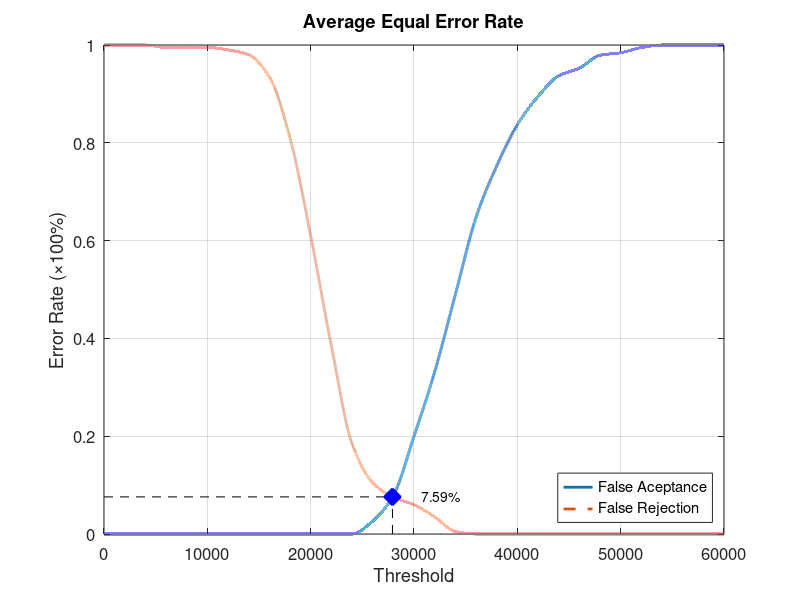
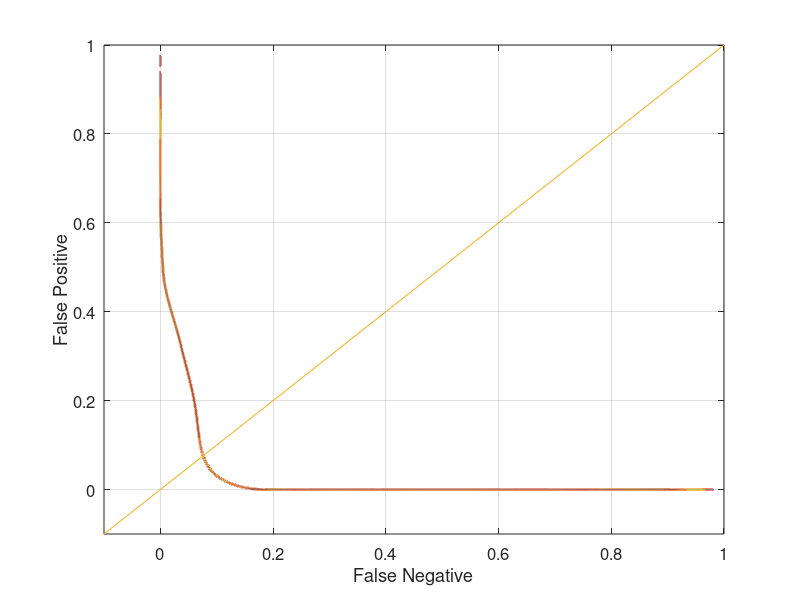

Source code (MATLAB) for these figures, in order:
function yEER = Database5_4
close all;
clear;
clc;
x = 0:2000:60000;
xq = 0:0.5:60000;

y0 = [0 0 0 0 0 0 0 0 0 0 0 0 0 0.0263158 0.0789474 0.2 0.331579 0.489474 0.647368 0.752632 0.836842 0.894737 0.936842 0.952632 0.978947 0.984211 0.994737 1 1 1 1];
yy0 = interp1(x, y0, xq, 'pchip');
y1 = [1 1 1 0.995 0.995 0.995 0.99 0.98 0.935 0.81 0.61 0.385 0.185 0.105 0.075 0.06 0.035 0.005 0 0 0 0 0 0 0 0 0 0 0 0 0];
yy1 = interp1(x, y1, xq, 'pchip');

% Calculating EER: 
y2 = abs(y0 - y1);
find(y2 == min(y2))
yy2 = abs(yy0 - yy1);
xEER = find(yy2 == min(yy2));
xEERIndex = xq(xEER) % X-axis EER
yEER = yy0(xEER) % Y-axis EER

main = figure
plot(xq, yy0,'-','LineWidth', 2);	hold on
plot(xq, yy1,'--','LineWidth', 2);	hold on
plot([xEERIndex xEERIndex], [0 yEER], 'k--');	hold on
plot([0 xEERIndex], [yEER yEER], 'k--');	hold on
plot(xEERIndex, yEER, 'bx', 'LineWidth', 10);	hold on
text(xEERIndex + 10 * xEERIndex / 100, yEER, [num2str(round((10000 * yEER)) / 100) '%'])
legend('False Aceptance', 'False Rejection', 'Location', 'SouthEast')
xlabel('Threshold')
ylabel('Error Rate (\times100%)')
title('Average Equal Error Rate')
set(gca, 'FontSize', 12)
axis([0 60000 0 1])
grid on

print(main, 'Database5_4Main', '-dpng');
FNRxFPR = figure('Color', [1 1 1]);
plot(yy1, yy0, '-', yy1, yy0, 'LineWidth', 2);
hold on
y = -0.1:0.1:1
plot(y, y); 
set(gca, 'FontSize', 12)
xlabel('False Negative')
ylabel('False Positive')
axis([-0.1 1 -0.1 1])
set(gca, 'FontSize', 12)
grid on

print(FNRxFPR, 'Database5_4FNRxFPR','-dpng');
end
